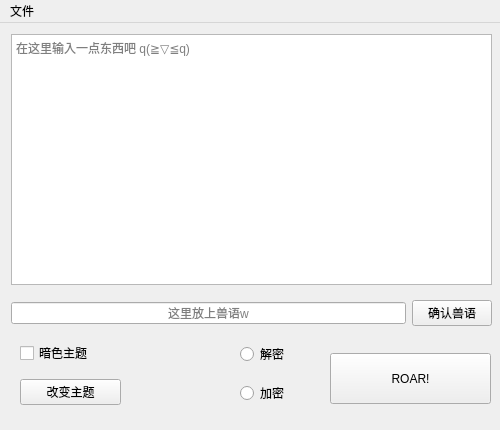
<?xml version="1.0" encoding="UTF-8"?>
<ui version="4.0">
 <class>MainWindow</class>
 <widget class="QMainWindow" name="MainWindow">
  <property name="enabled">
   <bool>true</bool>
  </property>
  <property name="geometry">
   <rect>
    <x>0</x>
    <y>0</y>
    <width>500</width>
    <height>430</height>
   </rect>
  </property>
  <property name="minimumSize">
   <size>
    <width>500</width>
    <height>400</height>
   </size>
  </property>
  <property name="maximumSize">
   <size>
    <width>500</width>
    <height>430</height>
   </size>
  </property>
  <property name="windowTitle">
   <string>兽音译者</string>
  </property>
  <widget class="QWidget" name="centralwidget">
   <widget class="QPlainTextEdit" name="mainPlainTextEdit">
    <property name="geometry">
     <rect>
      <x>11</x>
      <y>11</y>
      <width>481</width>
      <height>251</height>
     </rect>
    </property>
    <property name="placeholderText">
     <string>在这里输入一点东西吧 q(≧▽≦q)</string>
    </property>
   </widget>
   <widget class="QPushButton" name="roarPushButton">
    <property name="geometry">
     <rect>
      <x>330</x>
      <y>330</y>
      <width>161</width>
      <height>51</height>
     </rect>
    </property>
    <property name="text">
     <string>ROAR!</string>
    </property>
   </widget>
   <widget class="QWidget" name="">
    <property name="geometry">
     <rect>
      <x>11</x>
      <y>270</y>
      <width>481</width>
      <height>41</height>
     </rect>
    </property>
    <layout class="QHBoxLayout" name="horizontalLayout">
     <item>
      <widget class="QLineEdit" name="keyLineEdit">
       <property name="layoutDirection">
        <enum>Qt::LeftToRight</enum>
       </property>
       <property name="maxLength">
        <number>4</number>
       </property>
       <property name="alignment">
        <set>Qt::AlignCenter</set>
       </property>
       <property name="placeholderText">
        <string>这里放上兽语w</string>
       </property>
      </widget>
     </item>
     <item>
      <widget class="QPushButton" name="getKeyPushButton">
       <property name="text">
        <string>确认兽语</string>
       </property>
      </widget>
     </item>
    </layout>
   </widget>
   <widget class="QWidget" name="">
    <property name="geometry">
     <rect>
      <x>240</x>
      <y>310</y>
      <width>81</width>
      <height>81</height>
     </rect>
    </property>
    <layout class="QVBoxLayout" name="verticalLayout">
     <item>
      <widget class="QRadioButton" name="decryptRadioButton">
       <property name="text">
        <string>解密</string>
       </property>
      </widget>
     </item>
     <item>
      <widget class="QRadioButton" name="encryptRadioButton">
       <property name="text">
        <string>加密</string>
       </property>
      </widget>
     </item>
    </layout>
   </widget>
   <widget class="QWidget" name="">
    <property name="geometry">
     <rect>
      <x>20</x>
      <y>310</y>
      <width>101</width>
      <height>81</height>
     </rect>
    </property>
    <layout class="QVBoxLayout" name="verticalLayout_2">
     <item>
      <widget class="QCheckBox" name="skin">
       <property name="text">
        <string>暗色主题</string>
       </property>
       <property name="checked">
        <bool>false</bool>
       </property>
       <property name="tristate">
        <bool>false</bool>
       </property>
      </widget>
     </item>
     <item>
      <widget class="QPushButton" name="pushButton">
       <property name="text">
        <string>改变主题</string>
       </property>
      </widget>
     </item>
    </layout>
   </widget>
  </widget>
  <widget class="QMenuBar" name="menubar">
   <property name="geometry">
    <rect>
     <x>0</x>
     <y>0</y>
     <width>500</width>
     <height>26</height>
    </rect>
   </property>
   <widget class="QMenu" name="menu">
    <property name="title">
     <string>文件</string>
    </property>
    <addaction name="actionExit"/>
   </widget>
   <addaction name="menu"/>
  </widget>
  <action name="actionAbout">
   <property name="text">
    <string>关于</string>
   </property>
  </action>
  <action name="actionExit">
   <property name="text">
    <string>退出</string>
   </property>
  </action>
  <action name="actionSkin">
   <property name="text">
    <string>皮肤</string>
   </property>
  </action>
 </widget>
 <resources/>
 <connections/>
</ui>
